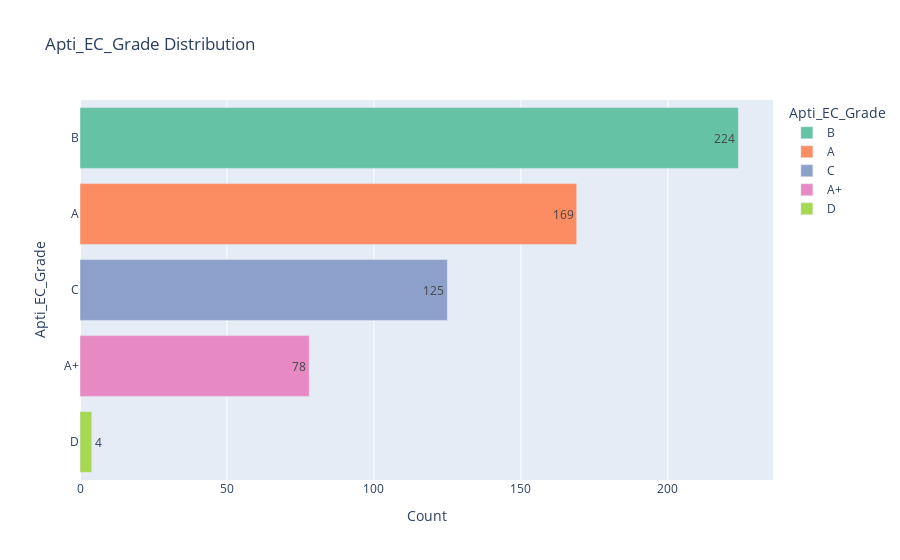

The cell this chart's notebook holds for it:
### Code cell
grade_counts = df['Apti_EC_Grade'].value_counts().reset_index()
grade_counts.columns = ['Apti_EC_Grade', 'Count']

# Create a horizontal bar chart
fig = px.bar(
    grade_counts,
    x='Count',
    y='Apti_EC_Grade',
    orientation='h',
    title="Apti_EC_Grade Distribution",
    text='Count',  # Show count values on bars
    color='Apti_EC_Grade',  # Different colors for each grade
    color_discrete_sequence=px.colors.qualitative.Set2  # Custom color palette
)

# Adjust layout
fig.update_layout(yaxis=dict(categoryorder="total ascending"))
fig.show()

### Figure 1 — Plotly figure (JSON) as saved in the notebook; plotly's stock layout.template omitted (floating-point values rounded to 4 significant figures)
{"data": [{"hovertemplate": "Apti_EC_Grade=%{y}<br>Count=%{text}<extra></extra>", "legendgroup": "B", "marker": {"color": "rgb(102,194,165)", "pattern": {"shape": ""}}, "name": "B", "orientation": "h", "showlegend": true, "text": [224.0], "textposition": "auto", "type": "bar", "x": [224], "xaxis": "x", "y": ["B"], "yaxis": "y"}, {"hovertemplate": "Apti_EC_Grade=%{y}<br>Count=%{text}<extra></extra>", "legendgroup": "A", "marker": {"color": "rgb(252,141,98)", "pattern": {"shape": ""}}, "name": "A", "orientation": "h", "showlegend": true, "text": [169.0], "textposition": "auto", "type": "bar", "x": [169], "xaxis": "x", "y": ["A"], "yaxis": "y"}, {"hovertemplate": "Apti_EC_Grade=%{y}<br>Count=%{text}<extra></extra>", "legendgroup": "C", "marker": {"color": "rgb(141,160,203)", "pattern": {"shape": ""}}, "name": "C", "orientation": "h", "showlegend": true, "text": [125.0], "textposition": "auto", "type": "bar", "x": [125], "xaxis": "x", "y": ["C"], "yaxis": "y"}, {"hovertemplate": "Apti_EC_Grade=%{y}<br>Count=%{text}<extra></extra>", "legendgroup": "A+", "marker": {"color": "rgb(231,138,195)", "pattern": {"shape": ""}}, "name": "A+", "orientation": "h", "showlegend": true, "text": [78.0], "textposition": "auto", "type": "bar", "x": [78], "xaxis": "x", "y": ["A+"], "yaxis": "y"}, {"hovertemplate": "Apti_EC_Grade=%{y}<br>Count=%{text}<extra></extra>", "legendgroup": "D", "marker": {"color": "rgb(166,216,84)", "pattern": {"shape": ""}}, "name": "D", "orientation": "h", "showlegend": true, "text": [4.0], "textposition": "auto", "type": "bar", "x": [4], "xaxis": "x", "y": ["D"], "yaxis": "y"}], "layout": {"barmode": "relative", "legend": {"title": {"text": "Apti_EC_Grade"}, "tracegroupgap": 0}, "title": {"text": "Apti_EC_Grade Distribution"}, "xaxis": {"anchor": "y", "domain": [0, 1], "title": {"text": "Count"}}, "yaxis": {"anchor": "x", "categoryarray": ["D", "A+", "C", "A", "B"], "categoryorder": "total ascending", "domain": [0, 1], "title": {"text": "Apti_EC_Grade"}}}}
